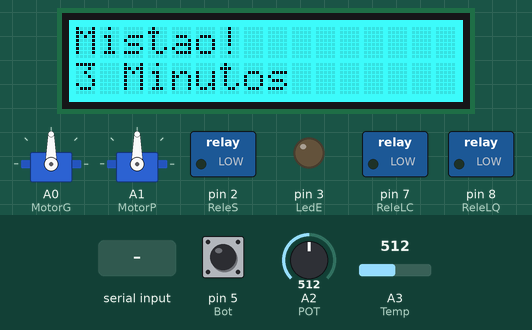
This sketch was run on a simulated Arduino Uno, built with avr-gcc and run on an emulated ATmega328P. Shown: 16×2 character LCD, 2 × servo, switched loads named in the sketch (green lamp = pin HIGH), output pins drawn as LEDs (lit = HIGH). The test bench sets the inputs (shaded band); at power-on: pin 5 (Bot) LOW, A2 (POT) = 512, A3 (Temp) = 512. What the sketch prints to the serial monitor is not drawn.

Above: at 2.3 s.
2.4 s: pin 5 (Bot) pulled HIGH for 0.15 s
At 4.3 s:
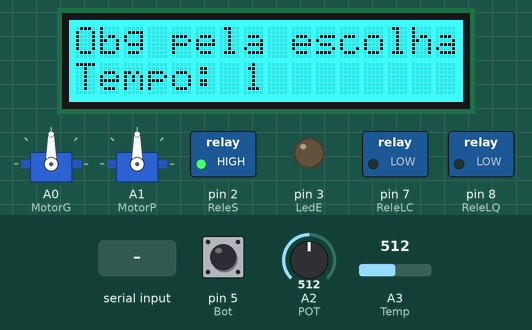
5.5 s: "1" received over Serial
At 6.4 s:
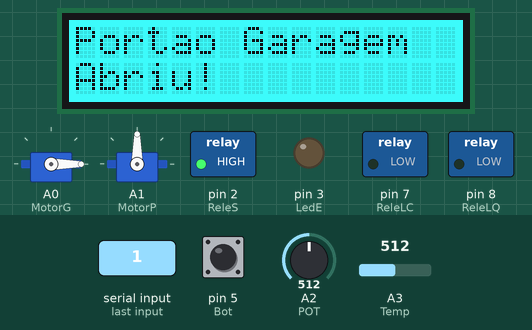
8.5 s: "3" received over Serial
At 9.5 s:
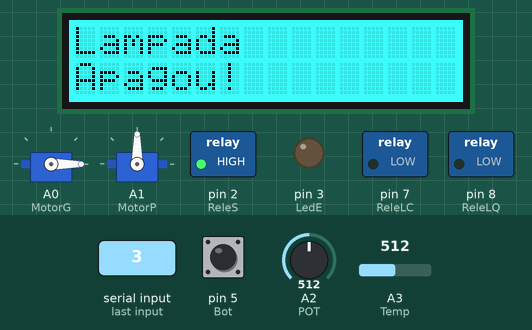
11.5 s: "2" received over Serial
At 12.5 s:
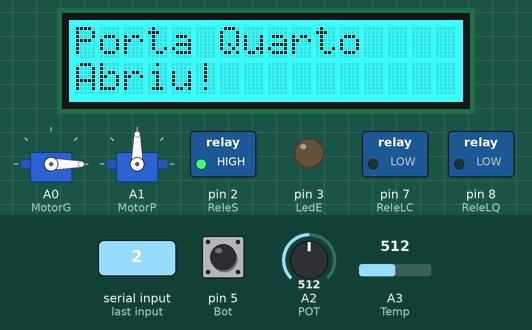
14.3 s: "2" received over Serial
At 15.0 s:
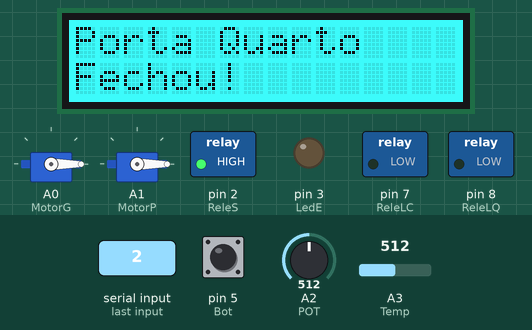
17.3 s: "1" received over Serial
At 18.3 s:
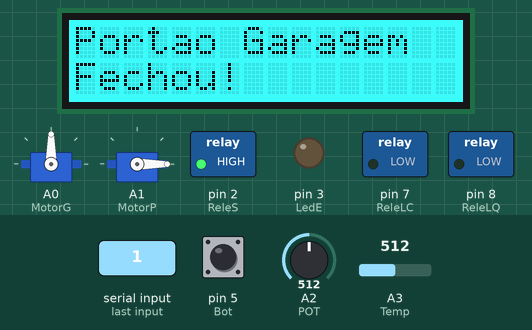
Timing chart, 0 to 20.3 s (numbered marks = the images above; inputs shaded):
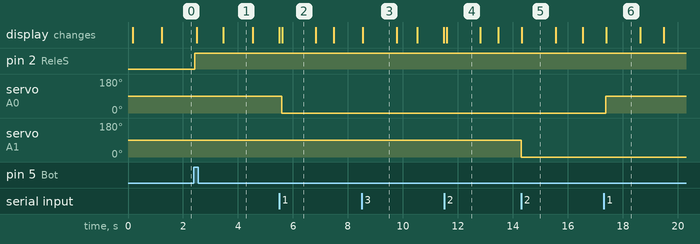

Measured:
- after the input at 2.4 s, pin 2 (ReleS): LOW → HIGH at once; the display: first changes after 0.10 s (image 1 shows a later state)
- after the input at 5.5 s, servo on A0 (MotorG): 90° → 0° after 0.09 s; the display: first differs from a run without the input after 0.11 s (image 2)
- after the input at 8.5 s, the display: changes after 0.05 s (image 3)
- after the input at 11.5 s, the display: changes after 0.09 s (image 4)
- after the input at 14.3 s, servo on A1 (MotorP): 90° → 0° at once; the display: changes at once (image 5)
- after the input at 17.3 s, servo on A0 (MotorG): 0° → 90° after 0.07 s; the display: changes after 0.10 s (image 6)
- what the display in image 1 shows lasts 1.0 s, from 3.5 s to 4.5 s

The sketch:

projeto2.ino
```cpp
#include <math.h>
#include <Wire.h>
#include "rgb_lcd.h";
#include <Servo.h>

rgb_lcd lcd;

#define ReleLC 7
#define ReleLQ 8
#define ReleS 2
#define LedE 3
#define Bot 5
#define Bzz 6
#define POT A2
#define Temp A3

Servo MotorG;
Servo MotorP;

int estaPG = 0;
int estaPQ = 0;
int estaLQ = 0;
int estaLC = 0;

char val = "";

int esco = 0;
int pot0 = 0;
long tempo = 0;
unsigned long atual = 0;

float seno;
float frequencia;

int a = 0;
int B = 4275;               // B value of the thermistor
int R0 = 100000;            // R0 = 100k

void setup() {
  Serial.begin(9600);
  Serial.println("Seja bem vindo ao nosso sistema :)");
  Serial.println("Escolha uma das opções abaixo:");
  Serial.println("1 - Portao da garagem");
  Serial.println("2 - Porta do quarto");
  Serial.println("3 - Lampada do quarto");
  Serial.println("4 - Lampada da cozinha");

  lcd.begin(16, 2);
  lcd.setCursor(0, 0);
  lcd.print("Ola, Senhor(a)");
  lcd.setRGB(0, 255, 255);
  delay(1000);

  pinMode(ReleLC, OUTPUT);
  pinMode(ReleLQ, OUTPUT);
  pinMode(ReleS, OUTPUT);
  pinMode(LedE, OUTPUT);
  pinMode(Bot, INPUT);
  pinMode(POT, INPUT);
  pinMode(Bzz, OUTPUT);
  pinMode(Temp, INPUT);
  MotorG.attach(A0);
  MotorP.attach(A1);
  digitalWrite(ReleLC, LOW);
  digitalWrite(ReleLQ, LOW);
  digitalWrite(ReleS, LOW);
  digitalWrite(LedE, LOW);
  digitalWrite(Bzz, LOW);

}

void loop() {

  a = analogRead(Temp);

  float R = 1023.0 / a - 1.0;
  R = R0 * R;
  float temperature = 1.0 / (log(R / R0) / B + 1 / 298.15) - 273.15; // convert to temperature via datasheet

  while (temperature >= 45.5) {

    for (int x = 0; x < 180; x += 10) {
      seno = (sin(x * 3.1416 / 180));
      frequencia = 500 + (int(seno * 1000));
      digitalWrite(LedE, x);
      tone(Bzz, frequencia);

      delay(20);
    }

    Serial.print("temperature = ");
    Serial.println(temperature);
    delay(100);
    a = analogRead(Temp);

    R = 1023.0 / a - 1.0;
    R = R0 * R;
    temperature = 1.0 / (log(R / R0) / B + 1 / 298.15) - 273.15;
    if(!(temperature>=45.5)){
      setup();
    }
  }

  digitalWrite(LedE, LOW);
  noTone(Bzz);

  delay(40);

  val = Serial.read();

  if ((val == '1') && (estaPG == 1)) {

    MotorG.write(90);
    Serial.println("Portao da garagem fechou!");
    lcd.clear();
    lcd.setCursor(0, 0);
    lcd.print("Portao Garagem");
    lcd.setCursor(0, 1);
    lcd.print("Fechou!");
    delay(1200);
    lcd.clear();
    estaPG = 0;

  } else if ((val == '1') && (estaPG == 0)) {

    MotorG.write(0);
    Serial.println("Portao da garagem abriu!");
    lcd.clear();
    lcd.setCursor(0, 0);
    lcd.print("Portao Garagem");
    lcd.setCursor(0, 1);
    lcd.print("Abriu!");
    delay(1200);
    lcd.clear();
    estaPG = 1;

  }

  if ((val == '2') && (estaPQ == 1)) {

    MotorP.write(0);
    Serial.println("Porta do quarto fechou!");
    lcd.clear();
    lcd.setCursor(0, 0);
    lcd.print("Porta Quarto");
    lcd.setCursor(0, 1);
    lcd.print("Fechou!");
    delay(1200);
    lcd.clear();
    estaPQ = 0;

  } else if ((val == '2') && (estaPQ == 0)) {

    MotorP.write(90);
    Serial.println("Porta do quarto abriu!");
    lcd.clear();
    lcd.setCursor(0, 0);
    lcd.print("Porta Quarto");
    lcd.setCursor(0, 1);
    lcd.print("Abriu!");
    delay(1200);
    lcd.clear();
    estaPQ = 1;

  }

  if ((val == '3') && (estaLQ == 1)) {

    digitalWrite(ReleLQ, HIGH);
    Serial.println("Lampada do quarto acendeu!");
    lcd.clear();
    lcd.setCursor(0, 0);
    lcd.print("Lampada");
    lcd.setCursor(0, 1);
    lcd.print("Acendeu!");
    delay(1200);
    lcd.clear();
    estaLQ = 0;

  } else if ((val == '3') && (estaLQ == 0)) {

    digitalWrite(ReleLQ, LOW);
    Serial.println("Lampada do quarto apagou!");
    lcd.clear();
    lcd.setCursor(0, 0);
    lcd.print("Lampada");
    lcd.setCursor(0, 1);
    lcd.print("Apagou!");
    delay(1200);
    lcd.clear();
    estaLQ = 1;

  }

  if ((val == '4') && (estaLC == 1)) {

    digitalWrite(ReleLC, HIGH);
    Serial.println("Lampada da cozinha acendeu!");
    lcd.clear();
    lcd.setCursor(0, 0);
    lcd.print("Lampada");
    lcd.setCursor(0, 1);
    lcd.print("Acendeu!");
    delay(1200);
    lcd.clear();
    estaLC = 0;

  } else if ((val == '4') && (estaLC == 0)) {

    digitalWrite(ReleLC, LOW);
    Serial.println("Lampada da cozinha apagou!");
    lcd.clear();
    lcd.setCursor(0, 0);
    lcd.print("Lampada");
    lcd.setCursor(0, 1);
    lcd.print("Apagou!");
    delay(1200);
    lcd.clear();
    estaLC = 1;

  }

  unsigned long fim = millis();
  //t = Serial.read();
  if (pot0 == 0) {
    float pot = analogRead(POT);

    if (pot <= 256) {
      lcd.clear();
      lcd.setCursor(0, 0);
      lcd.print("Pao quentinho!");
      lcd.setCursor(0, 1);
      lcd.print("1 Minuto");
      esco = digitalRead(Bot);
      if (esco == 1) {
        digitalWrite(ReleS, HIGH);
        pot0 = 1;
        tempo = 60000;
        atual = millis();
      }

    } else if (pot <= 512) {

      lcd.clear();
      lcd.setCursor(0, 0);
      lcd.print("Mistao!");
      lcd.setCursor(0, 1);
      lcd.print("3 Minutos");
      esco = digitalRead(Bot);
      if (esco == 1) {
        digitalWrite(ReleS, HIGH);
        pot0 = 1;
        tempo = 180000;
        atual = millis();
      }

    } else if (pot <= 767) {

      lcd.clear();
      lcd.setCursor(0, 0);
      lcd.print("Queijo derretido");
      lcd.setCursor(0, 1);
      lcd.print("5 Minutos");
      esco = digitalRead(Bot);
      if (esco == 1) {
        digitalWrite(ReleS, HIGH);
        pot0 = 1;
        tempo = 300000;
        atual = millis();
      }
    } else {

      lcd.clear();
      lcd.setCursor(0, 0);
      lcd.print("Carvao!");
      lcd.setCursor(0, 1);
      lcd.print("7 Minutos");
      esco = digitalRead(Bot);
      if (esco == 1) {
        digitalWrite(ReleS, HIGH);
        pot0 = 1;
        tempo = 420000;
        atual = millis();
      }
    }
  } else {
    lcd.clear();
    lcd.setCursor(0, 0);
    lcd.print("Obg pela escolha");
    lcd.setCursor(0, 1);
    lcd.print("Tempo: ");
    lcd.print((fim - atual) / 1000);
    if ((fim - atual) >= tempo) {
      pot0 = 0;
      digitalWrite(ReleS, LOW);
      lcd.clear();
      lcd.setCursor(0, 0);
      lcd.print("Paozinho pronto!");
      lcd.setCursor(0, 1);
      lcd.print("Pode saborear ;)");
      digitalWrite(Bzz, HIGH);
      delay(200);
      digitalWrite(Bzz, LOW);
      delay(50);
      digitalWrite(Bzz, HIGH);
      delay(200);
      digitalWrite(Bzz, LOW);

      delay(1500);
    }
    delay(40);


  }
}
```
